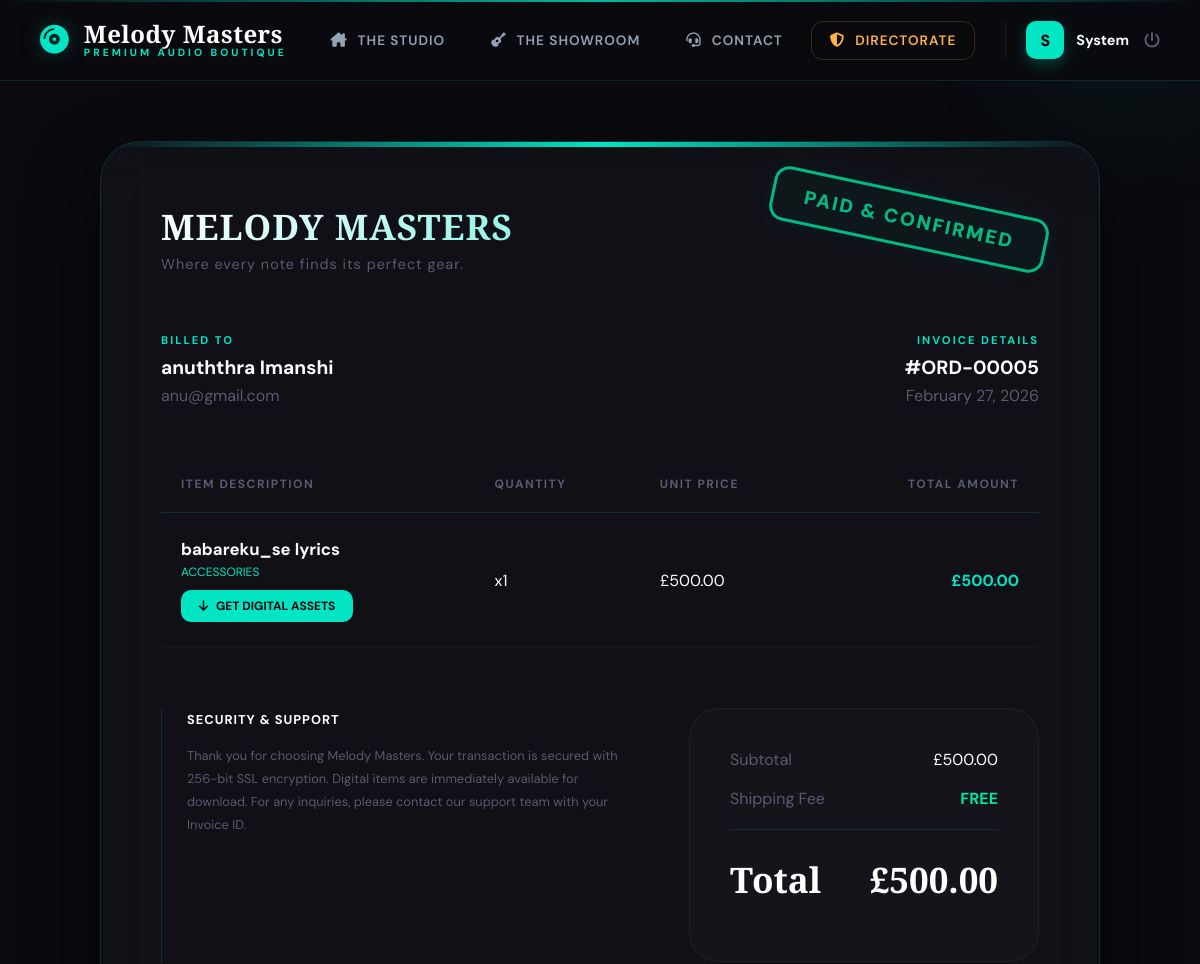
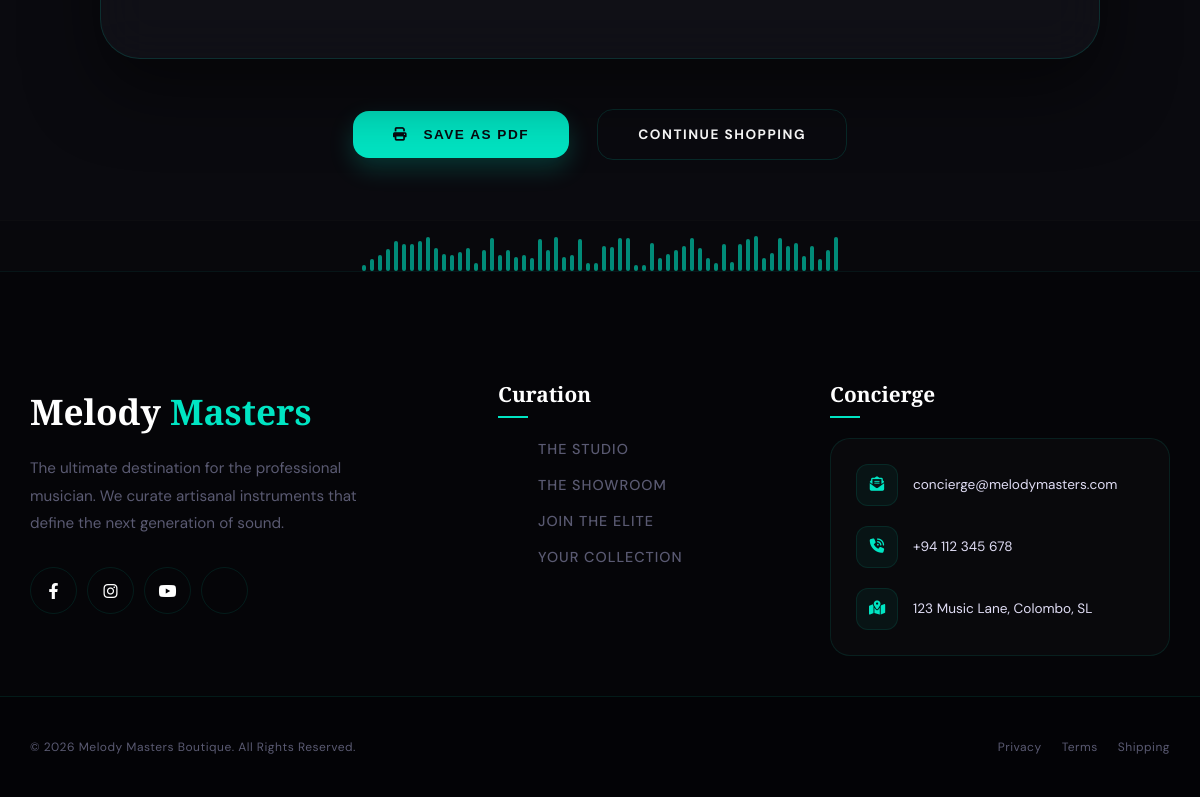
Page /order_success.php?id=5 (signed in) on the committed database (2 pictures, top to bottom).
### tables this page shows
CREATE TABLE `orders` (
  `order_id` int(11) NOT NULL,
  `user_id` int(11) DEFAULT NULL,
  `order_date` timestamp NOT NULL DEFAULT current_timestamp(),
  `total_amount` decimal(10,2) NOT NULL,
  `shipping_cost` decimal(10,2) DEFAULT 0.00,
  `order_status` enum('Pending','Paid','Shipped','Delivered') DEFAULT 'Pending'
);

CREATE TABLE `users` (
  `user_id` int(11) NOT NULL,
  `full_name` varchar(100) NOT NULL,
  `email` varchar(100) NOT NULL,
  `password` varchar(255) NOT NULL,
  `role` enum('Admin','Staff','Customer') DEFAULT 'Customer',
  `address` text DEFAULT NULL,
  `contact_number` varchar(15) DEFAULT NULL
);

CREATE TABLE `order_items` (
  `item_id` int(11) NOT NULL,
  `order_id` int(11) DEFAULT NULL,
  `product_id` int(11) DEFAULT NULL,
  `quantity` int(11) NOT NULL,
  `unit_price` decimal(10,2) NOT NULL
);

CREATE TABLE `products` (
  `product_id` int(11) NOT NULL,
  `category_id` int(11) DEFAULT NULL,
  `product_name` varchar(100) NOT NULL,
  `brand` varchar(50) DEFAULT NULL,
  `price` decimal(10,2) NOT NULL,
  `stock_quantity` int(11) NOT NULL,
  `product_image` varchar(255) DEFAULT NULL,
  `specifications` text DEFAULT NULL,
  `product_type` enum('Physical','Digital') NOT NULL
);

CREATE TABLE `categories` (
  `category_id` int(11) NOT NULL,
  `category_name` varchar(50) NOT NULL,
  `parent_id` int(11) DEFAULT NULL
);

### order_success.php (the view, shortened to what this page needs)
<?php
include 'db_connect.php';
include 'navbar.php';
$order_id = mysqli_real_escape_string($conn, $_GET['id']);
$sql = "SELECT o.*, u.full_name, u.email
        FROM orders o
        JOIN users u ON o.user_id = u.user_id
        WHERE o.order_id = '$order_id'";
$result = $conn->query($sql);
$order = $result->fetch_assoc();
$items_sql = "SELECT oi.*, p.product_name, p.product_image, p.product_type, c.category_name, dp.file_path
              FROM order_items oi
              JOIN products p ON oi.product_id = p.product_id
              JOIN categories c ON p.category_id = c.category_id
              LEFT JOIN digital_products dp ON p.product_id = dp.product_id
              WHERE oi.order_id = '$order_id'";
$items_result = $conn->query($items_sql);
?>
<!DOCTYPE html>
<html lang="en">
<head>
    <link rel="stylesheet" href="https://cdnjs.cloudflare.com/ajax/libs/font-awesome/6.4.0/css/all.min.css">
</head>
<body>
<div class="receipt-container">
    <div class="premium-card">
        <div class="paid-stamp">Paid & Confirmed</div>
        <div style="display: flex; flex-direction: column; gap: 5px;">
            <h1>MELODY MASTERS</h1>
            <p style="color: var(--text-muted); font-size: 0.9rem; margin: 0; letter-spacing: 1px;">Where every note finds its perfect gear.</p>
        </div>
        <div style="display: flex; justify-content: space-between; margin-top: 60px; gap: 40px;">
            <div>
                <span class="meta-label">Billed To</span>
                <div style="font-size: 1.2rem; font-weight: 700; color: #fff;"><?php echo htmlspecialchars($order['full_name']); ?></div>
                <div style="color: var(--text-muted); margin-top: 5px;"><?php echo htmlspecialchars($order['email']); ?></div>
            </div>
            <div style="text-align: right;">
                <span class="meta-label">Invoice Details</span>
                <div style="font-size: 1.2rem; font-weight: 700; color: #fff;">#ORD-<?php echo str_pad($order_id, 5, '0', STR_PAD_LEFT); ?></div>
                <div style="color: var(--text-muted); margin-top: 5px;"><?php echo date('F d, Y', strtotime($order['order_date'])); ?></div>
            </div>
        </div>
        <table>
            <thead>
                <tr>
                    <th>Item Description</th>
                    <th>Quantity</th>
                    <th>Unit Price</th>
                    <th style="text-align: right;">Total Amount</th>
                </tr>
            </thead>
            <tbody>
                <?php while($item = $items_result->fetch_assoc()): ?>
                <tr>
                    <td>
                        <div style="font-weight: 700; color: #fff; font-size: 1.05rem;"><?php echo htmlspecialchars($item['product_name']); ?></div>
                        <div style="color: var(--teal); font-size: 0.75rem; text-transform: uppercase; margin-top: 4px;"><?php echo htmlspecialchars($item['category_name']); ?></div>
                        <?php
                        if ($item['product_type'] === 'Digital' && !empty($item['file_path'])) {
                            echo '<a href="' . htmlspecialchars($item['file_path']) . '" download class="btn-download">
                                    <i class="fas fa-arrow-down"></i> Get Digital Assets
                                  </a>';
                        }
                        ?>
                    </td>
                    <td style="color: #fff;">x<?php echo $item['quantity']; ?></td>
                    <td style="color: #fff;">£<?php echo number_format($item['unit_price'], 2); ?></td>
                    <td style="text-align: right; font-weight: 700; color: var(--teal);">£<?php echo number_format($item['unit_price'] * $item['quantity'], 2); ?></td>
                </tr>
                <?php endwhile; ?>
            </tbody>
        </table>
        <div style="display: grid; grid-template-columns: 1fr 350px; gap: 50px; margin-top: 60px;">
            <div style="color: var(--text-muted); font-size: 0.8rem; line-height: 1.8; border-left: 1px solid var(--border); padding-left: 25px;">
                <div style="color: #fff; font-weight: 700; margin-bottom: 10px; text-transform: uppercase; letter-spacing: 1px;">Security & Support</div>
                <p>Thank you for choosing Melody Masters. Your transaction is secured with 256-bit SSL encryption.
                   Digital items are immediately available for download. For any inquiries, please contact our support team with your Invoice ID.</p>
            </div>
            <div class="total-box">
                <div class="row">
                    <span>Subtotal</span>
                    <span style="color: #fff;">£<?php echo number_format($order['total_amount'] - $order['shipping_cost'], 2); ?></span>
                </div>
                <div class="row">
                    <span>Shipping Fee</span>
                    <span>
                        <?php
                        if ($order['shipping_cost'] == 0) {
                            echo "<b style='color:var(--success)'>FREE</b>";
                        } else {
                            echo "<span style='color:#fff;'>£" . number_format($order['shipping_cost'], 2) . "</span>";
                        }
                        ?>
                    </span>
                </div>
                <div class="row grand-total">
                    <span>Total</span>
                    <span>£<?php echo number_format($order['total_amount'], 2); ?></span>
                </div>
            </div>
        </div>
    </div>
    <div class="no-print">
        <button onclick="window.print()" class="btn-action btn-print"><i class="fas fa-print" style="margin-right:10px;"></i> Save as PDF</button>
        <a href="shop.php" class="btn-action btn-return">Continue Shopping</a>
    </div>
</div>
<?php include 'footer.php'; ?>
</body>
</html>

### navbar.php (style rules this page uses)
:root { --n-bg: #050508; --n-teal: #00e5c3; --n-teal-glow: rgba(0, 229, 195, 0.25); --n-border: rgba(0, 229, 195, 0.15); --n-text: #e0ddf5; --n-glass: rgba(10, 10, 15, 0.85); }

### order_success.php (style rules this page uses)
:root { --teal: #00e5c3; --bg: #0a0a0f; --card: rgba(17, 17, 24, 0.9); --border: rgba(0, 229, 195, 0.15); --success: #00e5a0; --text-muted: #5a5a72; }
body { font-family: 'DM Sans', sans-serif; background: var(--bg); color: #e0ddf5; margin: 0; -webkit-print-color-adjust: exact; }
body::before { content:''; position:fixed; top:-10%; right:-10%; width:400px; height:400px; background: radial-gradient(circle, rgba(0, 229, 195, 0.05), transparent 70%); z-index: -1; }
.receipt-container { max-width: 1000px; margin: 60px auto; padding: 0 20px; }
.premium-card { background: var(--card); backdrop-filter: blur(25px); border: 1px solid var(--border); border-radius: 40px; padding: 60px; position: relative; box-shadow: 0 30px 70px rgba(0,0,0,0.5); overflow: hidden; }
.premium-card::before { content: ''; position: absolute; top: 0; left: 0; width: 100%; height: 5px; background: linear-gradient(90deg, transparent, var(--teal), transparent); }
.paid-stamp { position: absolute; top: 50px; right: 50px; border: 3px solid var(--success); color: var(--success); padding: 12px 30px; border-radius: 15px; font-weight: 900; transform: rotate(12deg); font-size: 1.2rem; text-transform: uppercase; letter-spacing: 2px; opacity: 0.8; background: rgba(0, 229, 160, 0.05); box-shadow: 0 0 20px rgba(0, 229, 160, 0.1); }
h1 { font-family: 'Playfair Display', serif; font-size: 2.2rem; background: linear-gradient(135deg, #fff, var(--teal)); -webkit-background-clip: text; -webkit-text-fill-color: transparent; margin: 0; letter-spacing: 1px; }
.meta-label { color: var(--teal); font-size: 0.7rem; font-weight: 700; text-transform: uppercase; letter-spacing: 2px; margin-bottom: 8px; display: block; }
table { width: 100%; border-collapse: collapse; margin-top: 50px; }
th { text-align: left; padding: 20px; color: var(--text-muted); font-size: 0.75rem; text-transform: uppercase; letter-spacing: 1.5px; border-bottom: 1px solid var(--border); }
td { padding: 25px 20px; border-bottom: 1px solid rgba(255,255,255,0.03); }
.btn-download { background: var(--teal); color: #08080e; padding: 8px 18px; border-radius: 10px; text-decoration: none; font-size: 0.75rem; font-weight: 700; display: inline-flex; align-items: center; gap: 8px; margin-top: 10px; transition: 0.3s; text-transform: uppercase; }
.total-box { background: rgba(255,255,255,0.02); padding: 40px; border-radius: 30px; border: 1px solid rgba(255,255,255,0.05); }
.row { display: flex; justify-content: space-between; margin-bottom: 18px; font-size: 1rem; color: var(--text-muted); }
.grand-total { font-family: 'Playfair Display', serif; font-size: 2.2rem; font-weight: 700; color: #fff; border-top: 1px solid var(--border); padding-top: 25px; margin-top: 20px; }
.no-print { margin-top: 50px; text-align: center; }
.btn-action { padding: 16px 40px; border-radius: 16px; font-weight: 700; cursor: pointer; border: none; text-decoration: none; margin: 0 12px; display: inline-block; transition: 0.3s; text-transform: uppercase; letter-spacing: 1.5px; font-size: 0.85rem; }
.btn-print { background: var(--teal); color: #08080e; box-shadow: 0 10px 25px rgba(0, 229, 195, 0.2); }
.btn-return { border: 1.5px solid var(--border); color: #fff; }

### footer.php (style rules this page uses)
:root { --f-bg: #050508; --f-surface: #0a0a0f; --f-teal: #00e5c3; --f-teal-glow: rgba(0, 229, 195, 0.3); --f-amber: #e8c86e; --f-text-dim: #5a5a72; --f-text-light: #e0ddf5; --f-border: rgba(0, 229, 195, 0.1); }

### rows in the picture
orders: user.full_name "anuththra Imanshi", user.email "anu@gmail.com", order_date "February 27, 2026", $order['total_amount']-$order['shipping_cost'] "500.00", total_amount "500.00"
order_items: product.product_name "babareku_se lyrics", categories.category_name "ACCESSORIES", quantity "1", unit_price "500.00", $item['unit_price']*$item['quantity'] "500.00"

### other values in the picture
substr($_SESSION['full_name'], 0, 1) "S"
explode(' ', htmlspecialchars($_SESSION['full_name']))[0] "System"
str_pad($order_id, 5, '0', STR_PAD_LEFT) "00005"
